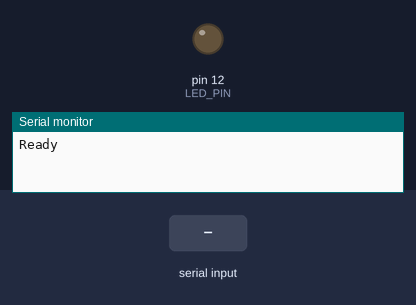
Bench run of a sketch on a simulated Arduino Uno, built with avr-gcc and run on an emulated ATmega328P. Parts: output pins drawn as LEDs (lit = HIGH), the last lines printed to the serial monitor. Dashed ring = blinking. The test bench sets the inputs (shaded band).

Above: at 1.2 s.
1.3 s: "GREEN\n" received over Serial
At 1.45 s:
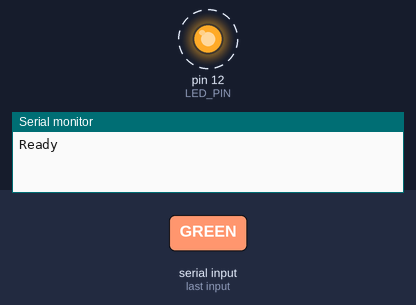
3.7 s: "RED\n" received over Serial
At 3.85 s:
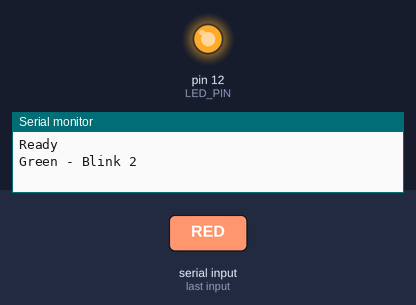
5.8 s: "BLUE\n" received over Serial
At 7.7 s:
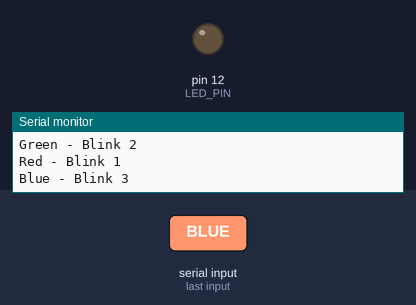
Timing chart, 0 to 9.2 s (numbered marks = the images above; inputs shaded):
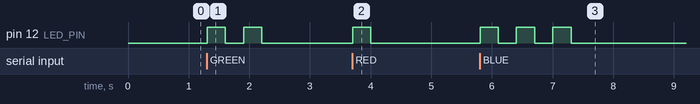

Measured:
- after the input at 1.3 s, pin 12 (LED_PIN): alternates HIGH for 0.30 s and LOW for 0.30 s, 4 changes in all, then stays LOW, starting at once
- after the input at 3.7 s, pin 12 (LED_PIN): LOW → HIGH at once, → LOW 0.30 s later
- after the input at 5.8 s, pin 12 (LED_PIN): alternates HIGH for 0.30 s and LOW for 0.30 s, 6 changes in all, then stays LOW, starting at once

The sketch:

ex1.ino
```cpp
#define LED_PIN 12

String command = "";

void setup() {
  Serial.begin(9600);

  pinMode(LED_PIN, OUTPUT);
  digitalWrite(LED_PIN, LOW);

  Serial.println("Ready");
}

void loop() {

  if (Serial.available() > 0) {

    command = Serial.readStringUntil('\n');
    command.trim();

    if (command == "RED") {
      blinkLED(1);
      Serial.println("Red - Blink 1");
    }

    else if (command == "GREEN") {
      blinkLED(2);
      Serial.println("Green - Blink 2");
    }

    else if (command == "BLUE") {
      blinkLED(3);
      Serial.println("Blue - Blink 3");
    }

    else if (command == "OFF") {
      digitalWrite(LED_PIN, LOW);
      Serial.println("LED OFF");
    }

    else {
      Serial.println("Unknown Command");
    }
  }
}

void blinkLED(int times) {

  for (int i = 0; i < times; i++) {

    digitalWrite(LED_PIN, HIGH);
    delay(300);

    digitalWrite(LED_PIN, LOW);
    delay(300);
  }
}
```
